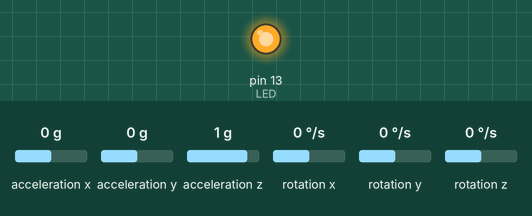
A sketch run on a simulated Arduino Uno, built with avr-gcc and run on an emulated ATmega328P. On the bench: output pins drawn as LEDs (lit = HIGH). Wiring (inferred from the names in the program): MPU-6050 motion sensor at I2C address 0x68. The test bench sets the inputs (shaded band); at power-on: acceleration x 0 g, acceleration y 0 g, acceleration z 1 g, rotation x 0 °/s, rotation y 0 °/s, rotation z 0 °/s. No radio packets arrive unless stated; what the sketch prints to the serial monitor is not drawn.

Above: at 0.1 s.
At 0.6 s:
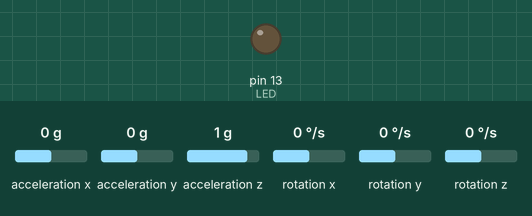
Timing chart, 0 to 2.1 s (numbered marks = the images above):
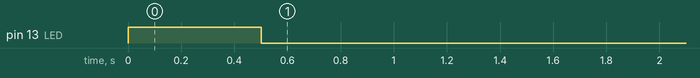

The sketch:

LoRa_Transmitter_with_sensor.ino
```cpp
#include <SPI.h>
#include<Wire.h>
const int MPU_addr=0x68;  // I2C address of the MPU-6050
int16_t Tmp,GyX,GyY,GyZ;
char AcXU,AcYU,AcZU,AcXL,AcYL,AcZL;
//Radio Head Library:
#include <RH_RF95.h>

RH_RF95 rf95(4, 3);

int LED = 13; //Status LED is on pin 13

int packetCounter = 0; //Counts the number of packets sent
long timeSinceLastPacket = 0; //Tracks the time stamp of last packet received

float frequency = 921.2; //Broadcast frequency

void setup()
{
  pinMode(LED, OUTPUT);
  Wire.begin();
  Wire.beginTransmission(MPU_addr);
  Wire.write(0x6B);  // PWR_MGMT_1 register
  Wire.write(0);     // set to zero (wakes up the MPU-6050)
  Wire.endTransmission(true);
  Serial.begin(9600);
  while(!Serial);
  Serial.println("RFM Client!");

  //Initialize the Radio.
  if (rf95.init() == false){
    Serial.println("Radio Init Failed - Freezing");
    while (1);
  }
  else{
    //An LED inidicator to let us know radio initialization has completed.
    Serial.println("Transmitter up!");
    digitalWrite(LED, HIGH);
    delay(500);
    digitalWrite(LED, LOW);
    delay(500);
  }

  // Set frequency
  rf95.setFrequency(frequency);

   rf95.setTxPower(14, false);
}


void loop()
{
  Serial.println("Sending message");

  //Send a message to the other radio

  Wire.beginTransmission(MPU_addr);
  Wire.write(0x3B);  // starting with register 0x3B (ACCEL_XOUT_H)
  Wire.endTransmission(false);
  Wire.requestFrom(MPU_addr,14,true);  // request a total of 14 registers
  AcXU=Wire.read();
  AcXL=Wire.read();// 0x3B (ACCEL_XOUT_H) & 0x3C (ACCEL_XOUT_L)
  AcYU=Wire.read();
  AcYL=Wire.read();// 0x3D (ACCEL_YOUT_H) & 0x3E (ACCEL_YOUT_L)
  AcZU=Wire.read();
  AcZL=Wire.read();// 0x3F (ACCEL_ZOUT_H) & 0x40 (ACCEL_ZOUT_L)
  Tmp=Wire.read()<<8|Wire.read();  // 0x41 (TEMP_OUT_H) & 0x42 (TEMP_OUT_L)
  GyX=Wire.read()<<8|Wire.read();  // 0x43 (GYRO_XOUT_H) & 0x44 (GYRO_XOUT_L)
  GyY=Wire.read()<<8|Wire.read();  // 0x45 (GYRO_YOUT_H) & 0x46 (GYRO_YOUT_L)
  GyZ=Wire.read()<<8|Wire.read();  // 0x47 (GYRO_ZOUT_H) & 0x48 (GYRO_ZOUT_L)
Serial.println(AcXU<<8 | AcXL);
Serial.println(AcYU<<8 | AcYL);
Serial.println(AcZU<<8 | AcZL);
  uint8_t toSend[] ={AcXU, AcXL, AcYU, AcYL, AcZU, AcZL} ;

  rf95.send(toSend, sizeof(toSend));
  rf95.waitPacketSent();
}
```
